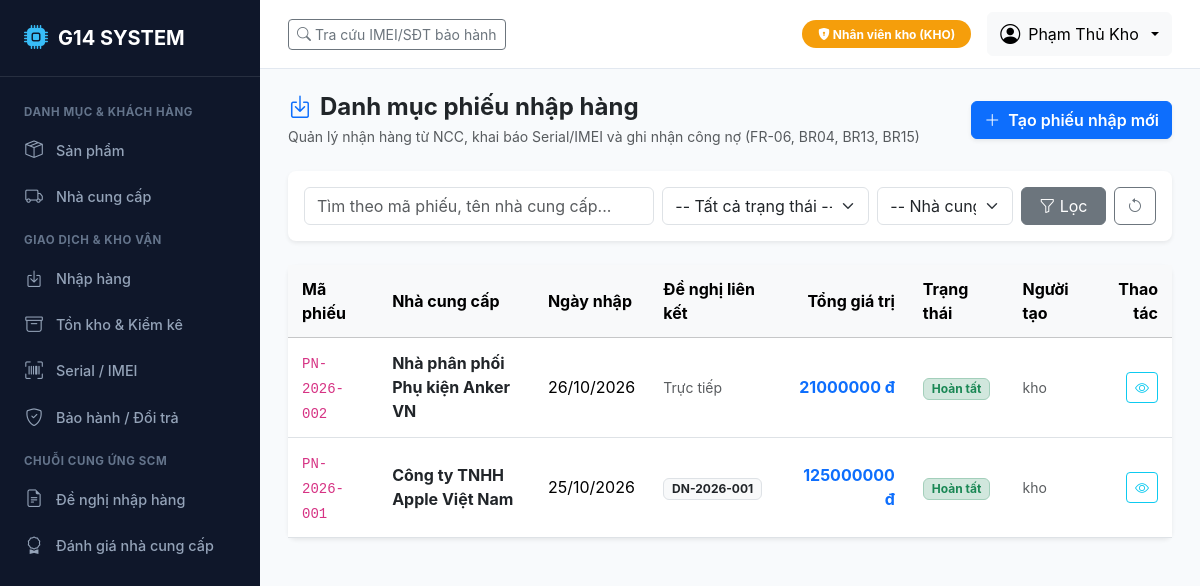
The page /purchasing/ (signed in) on the database its author committed.
### accounts/models.py (models this page shows, shortened)
class User(AbstractUser):
    role = models.CharField(
        max_length=10,
        choices=Role.choices,
        default=Role.BH,
        verbose_name="Vai trò"
    )
    phone = models.CharField(max_length=20, blank=True, verbose_name="Số điện thoại")
    class Meta:
        verbose_name = "Tài khoản người dùng"
        verbose_name_plural = "Danh sách tài khoản"
        ordering = ['-date_joined']

### purchasing/models.py (models this page shows, shortened)
class PurchaseReceipt(BaseModel):
    code = models.CharField(max_length=50, unique=True, verbose_name="Mã phiếu nhập")
    supplier = models.ForeignKey(
        'catalog.Supplier',
        on_delete=models.PROTECT,
        related_name='purchase_receipts',
        verbose_name="Nhà cung cấp"
    )
    request = models.ForeignKey(
        'scm.PurchaseRequest',
        on_delete=models.SET_NULL,
        null=True,
        blank=True,
        related_name='purchase_receipts',
        verbose_name="Đề nghị nhập hàng đã duyệt"
    )
    receipt_date = models.DateField(default=timezone.now, verbose_name="Ngày nhập hàng")
    status = models.CharField(
        max_length=20,
        choices=ReceiptStatus.choices,
        default=ReceiptStatus.DRAFT,
        verbose_name="Trạng thái phiếu"
    )
    total_amount = models.DecimalField(
        max_digits=15,
        decimal_places=2,
        default=Decimal('0.00'),
        verbose_name="Tổng giá trị phiếu (VNĐ)"
    )
    emergency_reason = models.TextField(
        blank=True,
        verbose_name="Lý do nhập khẩn / ngoài kế hoạch (nếu không tạo từ đề nghị theo BR19)"
    )
    notes = models.TextField(blank=True, verbose_name="Ghi chú")
    completed_at = models.DateTimeField(null=True, blank=True, verbose_name="Thời điểm hoàn tất")
    class Meta:
        verbose_name = "Phiếu nhập hàng"
        verbose_name_plural = "Danh mục phiếu nhập hàng"
        ordering = ['-receipt_date', '-created_at']

### catalog/models.py (models this page shows, shortened)
class Supplier(BaseModel):
    code = models.CharField(max_length=50, unique=True, verbose_name="Mã nhà cung cấp")
    name = models.CharField(max_length=200, verbose_name="Tên nhà cung cấp")
    phone = models.CharField(max_length=20, unique=True, verbose_name="Số điện thoại")
    email = models.EmailField(blank=True, verbose_name="Email")
    address = models.CharField(max_length=255, blank=True, verbose_name="Địa chỉ")
    payment_terms_days = models.PositiveIntegerField(
        default=30,
        verbose_name="Điều khoản thanh toán (số ngày)",
        help_text="Số ngày kể từ ngày nhập hàng đến hạn thanh toán công nợ (0 = thanh toán ngay)."
    )
    notes = models.TextField(blank=True, verbose_name="Ghi chú")
    class Meta:
        verbose_name = "Nhà cung cấp"
        verbose_name_plural = "Danh mục nhà cung cấp"
        ordering = ['name']

### scm/models.py (models this page shows, shortened)
class PurchaseRequest(BaseModel):
    code = models.CharField(max_length=50, unique=True, verbose_name="Mã đề nghị nhập hàng")
    status = models.CharField(
        max_length=20,
        choices=PurchaseRequestStatus.choices,
        default=PurchaseRequestStatus.DRAFT,
        verbose_name="Trạng thái đề nghị"
    )
    source = models.CharField(
        max_length=20,
        choices=PurchaseRequestSource.choices,
        default=PurchaseRequestSource.MANUAL,
        verbose_name="Nguồn phát sinh"
    )
    requester = models.ForeignKey(
        settings.AUTH_USER_MODEL,
        on_delete=models.SET_NULL,
        null=True,
        blank=True,
        related_name='purchase_requests',
        verbose_name="Người lập đề nghị"
    )
    approver = models.ForeignKey(
        settings.AUTH_USER_MODEL,
        on_delete=models.SET_NULL,
        null=True,
        blank=True,
        related_name='approved_purchase_requests',
        verbose_name="Người phê duyệt"
    )
    approved_at = models.DateTimeField(null=True, blank=True, verbose_name="Thời điểm duyệt")
    rejection_reason = models.TextField(
        blank=True,
        verbose_name="Lý do từ chối (bắt buộc khi từ chối theo Mục 2.5.8)"
    )
    notes = models.TextField(blank=True, verbose_name="Ghi chú kế hoạch")
    class Meta:
        verbose_name = "Đề nghị nhập hàng"
        verbose_name_plural = "Danh mục đề nghị nhập hàng (SCM)"
        ordering = ['-created_at']

### purchasing/views.py (the view)
# urls.py: path('', views.receipt_list_view, name='receipt_list'),
@login_required
@role_required([Role.QL, Role.KHO, Role.KT, Role.ADMIN])
def receipt_list_view(request):
    receipts = PurchaseReceipt.objects.select_related('supplier', 'created_by', 'request').all()
    q = request.GET.get('q', '').strip()
    status = request.GET.get('status', '')
    supplier_id = request.GET.get('supplier', '')
    if q:
        receipts = receipts.filter(
            Q(code__icontains=q) |
            Q(supplier__name__icontains=q) |
            Q(supplier__code__icontains=q)
        )
    if status:
        receipts = receipts.filter(status=status)
    if supplier_id:
        receipts = receipts.filter(supplier_id=supplier_id)
    paginator = Paginator(receipts, 15)
    page_number = request.GET.get('page')
    page_obj = paginator.get_page(page_number)
    suppliers = Supplier.objects.all()
    return render(request, 'purchasing/receipt_list.html', {
        'page_obj': page_obj,
        'q': q,
        'status_filter': status,
        'supplier_filter': supplier_id,
        'suppliers': suppliers,
        'statuses': ReceiptStatus.choices,
    })

### accounts/context_processors.py (called while the page is built, shortened)
def user_role_context(request):
    user = request.user
    role = getattr(user, 'role', '')
    is_super = user.is_superuser
    return {
        'is_admin': role == Role.ADMIN or is_super,
        'is_ql': role in [Role.QL, Role.ADMIN] or is_super,
        'is_bh': role in [Role.BH, Role.ADMIN] or is_super,
        'is_kho': role in [Role.KHO, Role.ADMIN] or is_super,
        'is_kt': role in [Role.KT, Role.ADMIN] or is_super,
        'current_role': role,
        'current_role_display': user.get_role_display() if hasattr(user, 'get_role_display') else '',
        'Role': Role,
    }

### templates/purchasing/receipt_list.html (shortened to what this page needs)
{% extends 'base.html' %}
{% load humanize %}
{% block content %}
<div class="d-flex justify-content-between align-items-center mb-4">
    <div>
        <h4 class="fw-bold mb-1"><i class="bi bi-box-arrow-in-down me-2 text-primary"></i>Danh mục phiếu nhập hàng</h4>
        <p class="text-muted small mb-0">Quản lý nhận hàng từ NCC, khai báo Serial/IMEI và ghi nhận công nợ (FR-06, BR04, BR13, BR15)</p>
    </div>
    {% if is_kho or is_ql %}
    <a href="{% url 'purchasing:receipt_create' %}" class="btn btn-primary fw-semibold shadow-sm">
        <i class="bi bi-plus-lg me-1"></i> Tạo phiếu nhập mới
    </a>
    {% endif %}
</div>
<div class="card mb-4 border-0 shadow-sm">
    <div class="card-body p-3">
        <form method="get" class="row g-2 align-items-center">
            <div class="col-md-5">
                <input type="text" name="q" class="form-control" placeholder="Tìm theo mã phiếu, tên nhà cung cấp..." value="{{ q }}">
            </div>
            <div class="col-md-3">
                <select name="status" class="form-select">
                    <option value="">-- Tất cả trạng thái --</option>
                </select>
            </div>
            <div class="col-md-2">
                <select name="supplier" class="form-select">
                    <option value="">-- Nhà cung cấp --</option>
                </select>
            </div>
            <div class="col-md-2 d-flex gap-2">
                <button type="submit" class="btn btn-secondary w-100"><i class="bi bi-funnel"></i> Lọc</button>
                <a href="{% url 'purchasing:receipt_list' %}" class="btn btn-outline-secondary"><i class="bi bi-arrow-counterclockwise"></i></a>
            </div>
        </form>
    </div>
</div>
<div class="card border-0 shadow-sm">
    <div class="table-responsive">
        <table class="table table-hover align-middle mb-0">
            <thead class="table-light">
                <tr>
                    <th>Mã phiếu</th>
                    <th>Nhà cung cấp</th>
                    <th>Ngày nhập</th>
                    <th>Đề nghị liên kết</th>
                    <th class="text-end">Tổng giá trị</th>
                    <th>Trạng thái</th>
                    <th>Người tạo</th>
                    <th class="text-end">Thao tác</th>
                </tr>
            </thead>
            <tbody>
                {% for r in page_obj %}
                <tr>
                    <td><code>{{ r.code }}</code></td>
                    <td>
                        <a href="{% url 'purchasing:receipt_detail' r.pk %}" class="fw-bold text-dark text-decoration-none">
                            {{ r.supplier.name }}
                        </a>
                    </td>
                    <td>{{ r.receipt_date|date:"d/m/Y" }}</td>
                    <td>
                        {% if r.request %}
                        <span class="badge bg-light text-dark border">{{ r.request.code }}</span>
                        {% else %}
                        <span class="text-muted small">Trực tiếp</span>
                        {% endif %}
                    </td>
                    <td class="text-end fw-bold text-primary">{{ r.total_amount|floatformat:0|intcomma }} đ</td>
                    <td>
                        {% if r.status == 'COMPLETED' %}
                        <span class="badge bg-success-subtle text-success border border-success-subtle py-1 px-2">Hoàn tất</span>
                        {% elif r.status == 'DRAFT' %}
                        <span class="badge bg-warning-subtle text-warning border border-warning-subtle py-1 px-2">Phiếu nháp</span>
                        {% else %}
                        <span class="badge bg-secondary py-1 px-2">Đã hủy</span>
                        {% endif %}
                    </td>
                    <td><small class="text-muted">{{ r.created_by.username|default:"--" }}</small></td>
                    <td class="text-end">
                        <a href="{% url 'purchasing:receipt_detail' r.pk %}" class="btn btn-sm btn-outline-info" title="Xem chi tiết">
                            <i class="bi bi-eye"></i>
                        </a>
                    </td>
                </tr>
                {% empty %}
                <tr>
                    <td colspan="8" class="text-center py-4 text-muted">Không có phiếu nhập nào phù hợp.</td>
                </tr>
                {% endfor %}
            </tbody>
        </table>
    </div>
</div>
{% endblock %}

### templates/base.html (shortened to what this page needs)
<!DOCTYPE html>
<html lang="vi">
<head>
    <link href="https://cdn.jsdelivr.net/npm/bootstrap@5.3.3/dist/css/bootstrap.min.css" rel="stylesheet">
    <link href="https://cdn.jsdelivr.net/npm/bootstrap-icons@1.11.3/font/bootstrap-icons.min.css" rel="stylesheet">
</head>
<body>
    {% if user.is_authenticated %}
    <aside class="sidebar">
        <div class="brand">
            <i class="bi bi-cpu-fill"></i>
            <span>G14 SYSTEM</span>
        </div>
        <ul class="sidebar-menu">
            <div class="sidebar-section-title">Danh mục & Khách hàng</div>
            <li><a href="{% url 'catalog:product_list' %}" class="sidebar-link"><i class="bi bi-box-seam"></i> Sản phẩm</a></li>
            {% if is_kho or is_kt or is_ql %}
            <li><a href="{% url 'catalog:supplier_list' %}" class="sidebar-link"><i class="bi bi-truck"></i> Nhà cung cấp</a></li>
            {% endif %}
            <div class="sidebar-section-title">Giao dịch & Kho vận</div>
            {% if is_kho or is_ql or is_kt %}
            <li><a href="{% url 'purchasing:receipt_list' %}" class="sidebar-link"><i class="bi bi-box-arrow-in-down"></i> Nhập hàng</a></li>
            <li><a href="{% url 'inventory:inventory_summary' %}" class="sidebar-link"><i class="bi bi-archive"></i> Tồn kho & Kiểm kê</a></li>
            {% endif %}
            {% if is_bh or is_kho or is_ql %}
            <li><a href="{% url 'devices:device_list' %}" class="sidebar-link"><i class="bi bi-upc-scan"></i> Serial / IMEI</a></li>
            <li><a href="{% url 'devices:warranty_list' %}" class="sidebar-link"><i class="bi bi-shield-check"></i> Bảo hành / Đổi trả</a></li>
            {% endif %}
            {% if is_kho or is_ql %}
            <div class="sidebar-section-title">Chuỗi cung ứng SCM</div>
            <li><a href="{% url 'scm:request_list' %}" class="sidebar-link"><i class="bi bi-file-earmark-text"></i> Đề nghị nhập hàng</a></li>
            <li><a href="{% url 'scm:supplier_evaluation' %}" class="sidebar-link"><i class="bi bi-award"></i> Đánh giá nhà cung cấp</a></li>
            {% endif %}
        </ul>
    </aside>
    {% endif %}
    <div class="{% if user.is_authenticated %}main-wrapper{% endif %}">
        {% if user.is_authenticated %}
        <header class="top-navbar no-print">
            <div class="d-flex align-items-center gap-3">
                <a href="{% url 'devices:device_lookup' %}" class="btn btn-outline-secondary btn-sm">
                    <i class="bi bi-search"></i> Tra cứu IMEI/SĐT bảo hành
                </a>
            </div>
            <div class="d-flex align-items-center gap-3">
                <span class="badge role-badge-{{ current_role }} py-2 px-3 rounded-pill">
                    <i class="bi bi-shield-lock-fill"></i> {{ current_role_display }}
                </span>
                <div class="dropdown">
                    <button class="btn btn-light dropdown-toggle d-flex align-items-center gap-2" type="button" data-bs-toggle="dropdown">
                        <i class="bi bi-person-circle fs-5"></i>
                        <span>{{ user.get_full_name|default:user.username }}</span>
                    </button>
                </div>
            </div>
        </header>
        {% endif %}
        <main class="main-content">
            {% block content %}{% endblock %}
        </main>
    </div>
</body>
</html>

### templates/base.html (style rules this page uses)
:root { --g14-primary: #0d6efd; --g14-dark: #1e293b; --g14-sidebar: #0f172a; --g14-sidebar-hover: #1e293b; --g14-sidebar-text: #94a3b8; --g14-sidebar-active: #38bdf8; }
body { font-family: -apple-system, BlinkMacSystemFont, "Segoe UI", Roboto, "Helvetica Neue", Arial, sans-serif; background-color: #f8fafc; min-height: 100vh; }
.sidebar { width: 260px; background-color: var(--g14-sidebar); min-height: 100vh; color: var(--g14-sidebar-text); position: fixed; top: 0; left: 0; z-index: 1000; overflow-y: auto; transition: all 0.3s; }
.sidebar .brand { padding: 20px 24px; font-size: 1.25rem; font-weight: 700; color: #fff; border-bottom: 1px solid rgba(255, 255, 255, 0.1); display: flex; align-items: center; gap: 10px; }
.sidebar .brand i { color: var(--g14-sidebar-active); font-size: 1.5rem; }
.sidebar-menu { padding: 15px 0; list-style: none; margin: 0; }
.sidebar-section-title { padding: 12px 24px 6px; font-size: 0.72rem; text-transform: uppercase; font-weight: 700; letter-spacing: 0.05em; color: #64748b; }
.sidebar-link { display: flex; align-items: center; gap: 12px; padding: 10px 24px; color: var(--g14-sidebar-text); text-decoration: none; font-size: 0.9rem; font-weight: 500; transition: all 0.2s; }
.sidebar-link i { font-size: 1.1rem; width: 20px; text-align: center; }
.main-wrapper { margin-left: 260px; min-height: 100vh; display: flex; flex-direction: column; }
.top-navbar { background-color: #fff; border-bottom: 1px solid #e2e8f0; padding: 12px 28px; display: flex; justify-content: space-between; align-items: center; position: sticky; top: 0; z-index: 999; }
.main-content { padding: 24px 28px; flex-grow: 1; }
.card { border: 1px solid #e2e8f0; border-radius: 8px; box-shadow: 0 1px 3px 0 rgba(0, 0, 0, 0.05); margin-bottom: 24px; }
.table > :not(caption) > * > * { padding: 12px 14px; vertical-align: middle; }
.role-badge-KHO { background-color: #f59e0b; color: #fff; }

### rows shown on the page
User: get_full_name "Phạm Thủ Kho"
PurchaseReceipt: code "PN-2026-002", supplier.name "Nhà phân phối Phụ kiện Anker VN", receipt_date "26/10/2026", shows "Trực tiếp", total_amount "21000000", status "Hoàn tất", created_by.username "kho"
PurchaseReceipt: code "PN-2026-001", supplier.name "Công ty TNHH Apple Việt Nam", receipt_date "25/10/2026", request.code "DN-2026-001", total_amount "125000000", status "Hoàn tất", created_by.username "kho"

### other values the page prints
{{ current_role_display }} "Nhân viên kho (KHO)"
